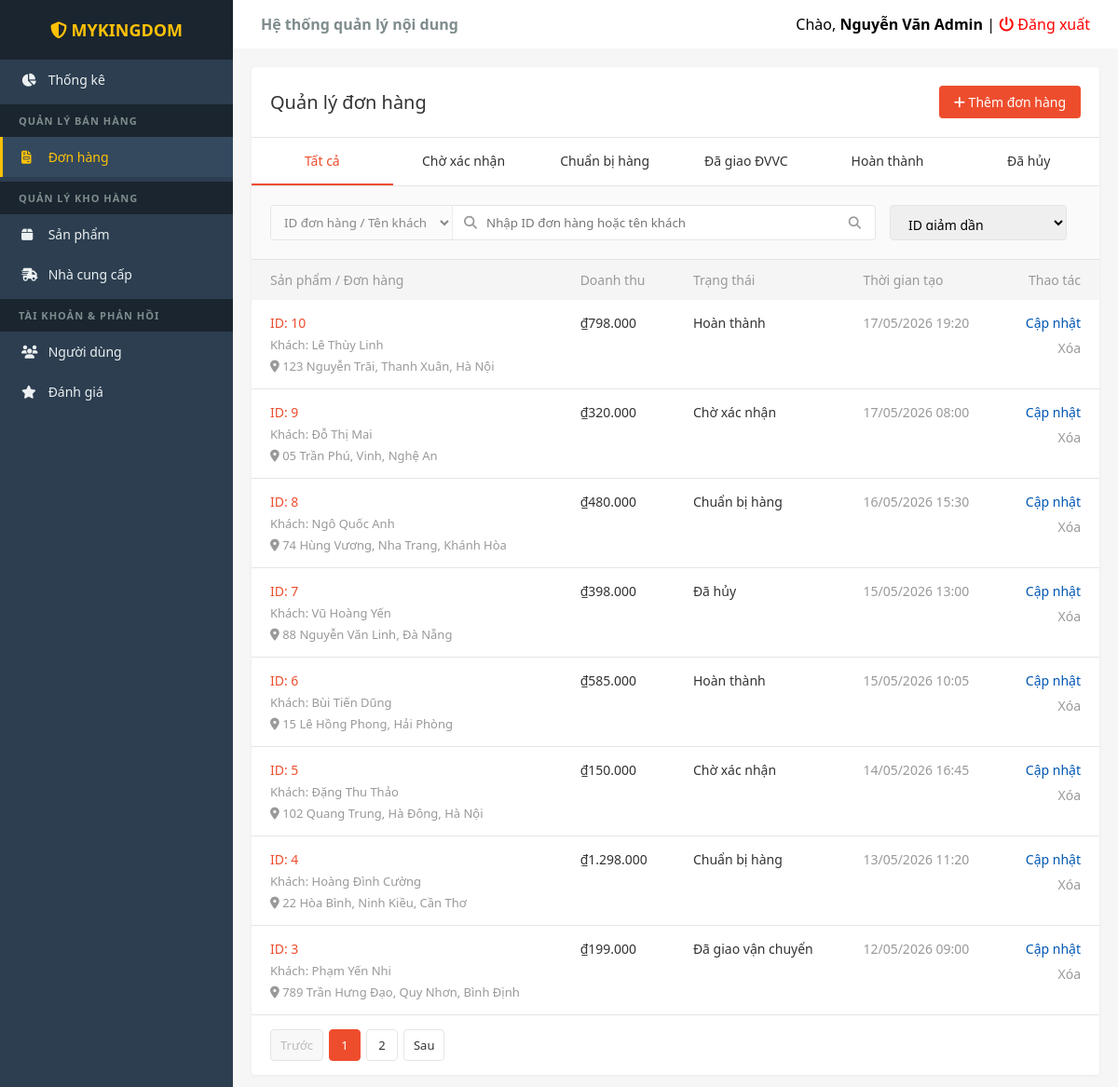
Before: /admin/index.php?page=orders (signed in) with the older database file.
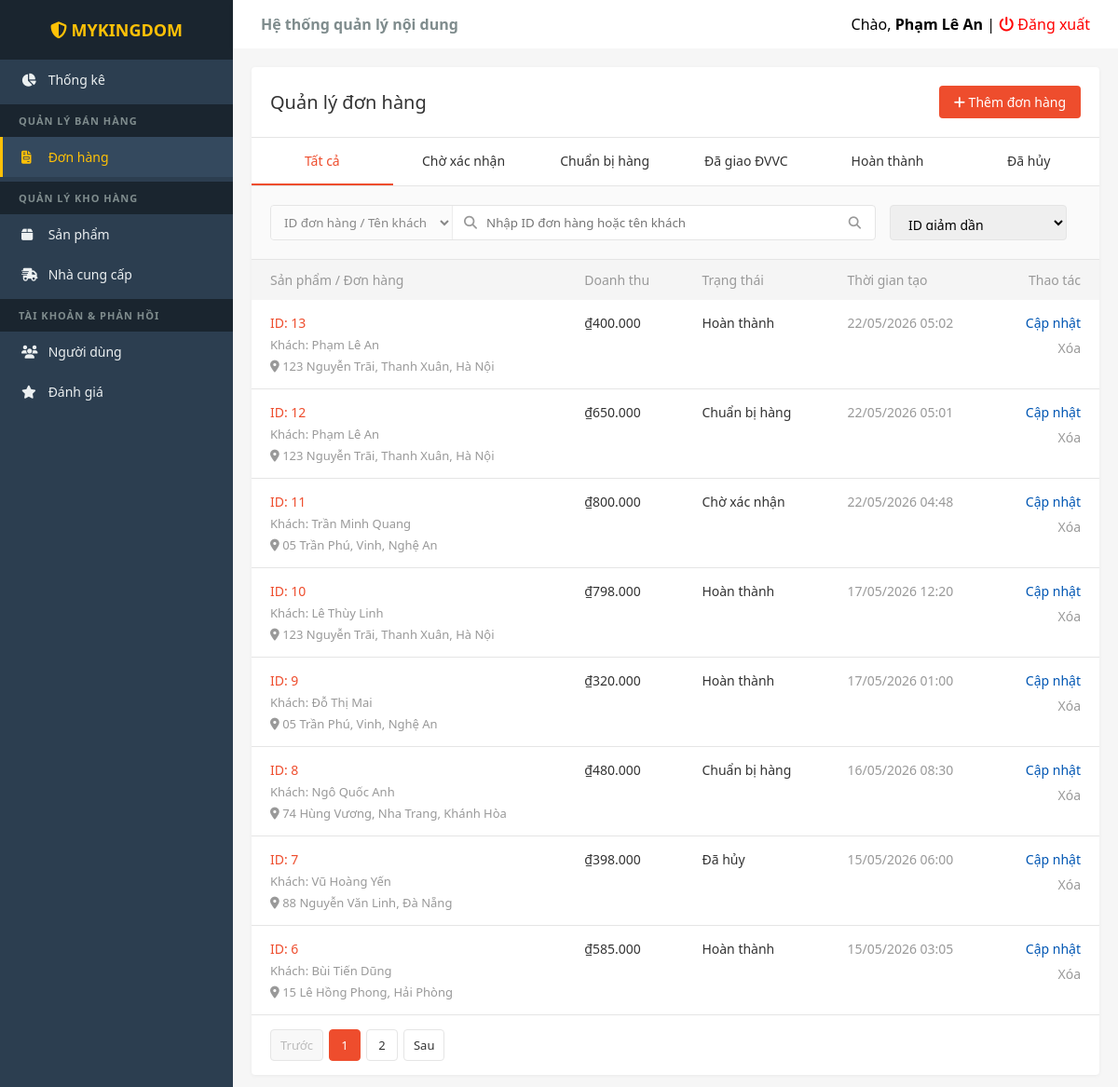
After: the same page with the newer database file.
### tables this page shows
CREATE TABLE `orders` (
  `id` int(11) NOT NULL,
  `user_id` int(11) DEFAULT NULL,
  `customer_name` varchar(255) DEFAULT NULL,
  `total_price` decimal(10,2) NOT NULL,
  `status` varchar(50) NOT NULL DEFAULT 'pending',
  `payment_status` varchar(50) DEFAULT 'Chưa thanh toán',
  `source` varchar(50) DEFAULT 'Website',
  `shipping_address` text NOT NULL,
  `created_at` timestamp NOT NULL DEFAULT current_timestamp(),
  `shipping_rating` int(11) DEFAULT NULL,
  `shipping_feedback` text DEFAULT NULL
);

CREATE TABLE `users` (
  `id` int(11) NOT NULL,
  `fullname` varchar(255) NOT NULL,
  `email` varchar(255) NOT NULL,
  `password` varchar(255) NOT NULL,
  `phone` varchar(15) DEFAULT NULL,
  `role` varchar(20) NOT NULL DEFAULT 'customer'
);

### admin/orders.php (the view, shortened to what the changed rows need)
<?php
$action = isset($_GET['action']) ? $_GET['action'] : 'list';
?>
<div class="sp-container">
<?php
if ($action === 'add'):
?>
    <div class="sp-card" style="max-width: 600px; margin: 0 auto;">
        <div class="sp-header">
            <h2>Tạo đơn hàng thủ công</h2>
        </div>
        <div style="padding: 20px;">
            <form action="index.php?page=orders" method="POST">
                <input type="hidden" name="create_order" value="1">
                <div class="sp-form-group">
                    <label>Khách hàng mua</label>
                    <input type="text" name="customer_name" class="sp-form-control" placeholder="Nhập tên khách hàng..." required>
                </div>
                <div class="sp-form-group">
                    <label>Doanh thu đơn hàng (VNĐ)</label>
                    <input type="number" name="total_price" class="sp-form-control" placeholder="0" required>
                </div>
                <div class="sp-form-group">
                    <label>Địa chỉ giao hàng</label>
                    <input type="text" name="shipping_address" class="sp-form-control" required>
                </div>
                <div class="sp-form-group">
                    <label>Trạng thái</label>
                    <select name="status" class="sp-form-control">
                        <option value="pending">Chờ xác nhận</option>
                        <option value="processing">Chuẩn bị hàng</option>
                        <option value="shipped">Đã giao vận chuyển</option>
                        <option value="completed">Hoàn thành</option>
                    </select>
                </div>
                <div style="text-align: right; margin-top: 30px;">
                    <a href="index.php?page=orders" class="btn-sp-outline" style="margin-right: 10px;">Hủy</a>
                    <button type="submit" class="btn-sp-primary">Lưu đơn hàng</button>
                </div>
            </form>
        </div>
    </div>
<?php
else:
    $filter_status = isset($_GET['status_filter']) ? $_GET['status_filter'] : 'all';
    $search_kw = isset($_GET['search']) ? trim($_GET['search']) : '';
    $sort = isset($_GET['sort']) ? $_GET['sort'] : 'desc';
    $sort_sql = ($sort === 'asc') ? 'ASC' : 'DESC';
    $limit = 8;
    $current_page = isset($_GET['p']) ? (int)$_GET['p'] : 1;
    $offset = ($current_page - 1) * $limit;
    $where = "1=1";
    $params = [];
    $count_sql = "SELECT COUNT(*)
                  FROM orders o
                  LEFT JOIN users u ON o.user_id = u.id
                  WHERE $where";
    $count_stmt = $pdo->prepare($count_sql);
    $count_stmt->execute($params);
    $total_orders = (int)$count_stmt->fetchColumn();
    $total_pages = (int)ceil($total_orders / $limit);
    $sql = "SELECT o.*, u.fullname
            FROM orders o
            LEFT JOIN users u ON o.user_id = u.id
            WHERE $where
            ORDER BY o.id $sort_sql
            LIMIT $limit OFFSET $offset";
    $stmt = $pdo->prepare($sql);
    $stmt->execute($params);
    $orders = $stmt->fetchAll();
?>
    <div class="sp-card">
        <div class="sp-header">
            <h2>Quản lý đơn hàng</h2>
        </div>
        <table class="sp-table">
            <thead>
                <tr>
                    <th>Sản phẩm / Đơn hàng</th>
                    <th>Doanh thu</th>
                    <th>Trạng thái</th>
                    <th>Thời gian tạo</th>
                    <th style="text-align: right;">Thao tác</th>
                </tr>
            </thead>
            <tbody>
                <?php if (count($orders) > 0): ?>
                    <?php foreach ($orders as $o): ?>
                        <tr>
                            <td>
                                <div style="font-weight: 500; color: var(--shopee-red); margin-bottom: 5px;">
                                    ID: <?= htmlspecialchars($o['id']) ?>
                                </div>
                                <div style="color: var(--text-muted); font-size: 13px;">
                                    Khách:
                                    <?php
                                        $hien_thi_ten = !empty($o['customer_name'])
                                            ? $o['customer_name']
                                            : ($o['fullname'] ?? 'Khách lẻ');
                                        echo htmlspecialchars($hien_thi_ten);
                                    ?>
                                </div>
                                <div style="color: var(--text-muted); font-size: 13px; margin-top: 5px;">
                                    <i class="fa-solid fa-location-dot"></i>
                                    <?= htmlspecialchars($o['shipping_address'] ?? '') ?>
                                </div>
                            </td>
                            <td style="color: var(--text-main); font-weight: 500;">
                                ₫<?= number_format((float)$o['total_price'], 0, ',', '.') ?>
                            </td>
                            <td>
                                <?php
                                    $status_text = '';
                                    if ($o['status'] == 'pending') {
                                        $status_text = 'Chờ xác nhận';
                                    } elseif ($o['status'] == 'processing') {
                                        $status_text = 'Chuẩn bị hàng';
                                    } elseif ($o['status'] == 'shipped') {
                                        $status_text = 'Đã giao vận chuyển';
                                    } elseif ($o['status'] == 'completed') {
                                        $status_text = 'Hoàn thành';
                                    } elseif ($o['status'] == 'cancelled') {
                                        $status_text = 'Đã hủy';
                                    } else {
                                        $status_text = 'Không xác định';
                                    }
                                    echo "<span>" . htmlspecialchars($status_text) . "</span>";
                                ?>
                            </td>
                            <td style="color: var(--text-muted);">
                                <?php
                                    if (!empty($o['created_at'])) {
                                        echo date('d/m/Y H:i', strtotime($o['created_at']));
                                    } else {
                                        echo '—';
                                    }
                                ?>
                            </td>
                            <td style="text-align: right;">
                                <a href="index.php?page=orders&action=edit&id=<?= urlencode($o['id']) ?>" style="color: #0056b3; text-decoration: none; display: block; margin-bottom: 8px;">
                                    Cập nhật
                                </a>
                                <a href="index.php?page=orders&action=delete&id=<?= urlencode($o['id']) ?>" onclick="return confirm('Bạn có chắc chắn muốn xóa?');" style="color: var(--text-muted); text-decoration: none;">
                                    Xóa
                                </a>
                            </td>
                        </tr>
                    <?php endforeach; ?>
                <?php endif; ?>
            </tbody>
        </table>
        <?php
            $query_base = "index.php?page=orders"
                . "&status_filter=" . urlencode($filter_status)
                . "&search=" . urlencode($search_kw)
                . "&sort=" . urlencode($sort);
        ?>
        <div class="sp-pagination">
            <div class="sp-page-links">
                <a class="sp-page-link <?= $current_page <= 1 ? 'disabled' : '' ?>"
                   href="<?= $query_base ?>&p=<?= $current_page - 1 ?>">
                    Trước
                </a>
                <?php for ($i = 1; $i <= $total_pages; $i++): ?>
                    <a class="sp-page-link <?= $i == $current_page ? 'active' : '' ?>"
                       href="<?= $query_base ?>&p=<?= $i ?>">
                        <?= $i ?>
                    </a>
                <?php endfor; ?>
                <a class="sp-page-link <?= $current_page >= $total_pages ? 'disabled' : '' ?>"
                   href="<?= $query_base ?>&p=<?= $current_page + 1 ?>">
                    Sau
                </a>
            </div>
        </div>
    </div>
<?php endif; ?>
</div>

### admin/index.php (shortened to what the changed rows need)
<?php
$page = isset($_GET['page']) ? $_GET['page'] : 'dashboard';
?>
<!DOCTYPE html>
<html lang="vi">
<head>
    <link rel="stylesheet" href="https://cdnjs.cloudflare.com/ajax/libs/font-awesome/6.4.0/css/all.min.css">
</head>
<body>
    <div class="main">
        <div class="topbar">
            <span>Chào, <b><?= htmlspecialchars($_SESSION['admin_user']) ?></b> | <a href="index.php?action=logout" style="color: red; text-decoration: none;"><i class="fa-solid fa-power-off"></i> Đăng xuất</a></span>
        </div>
        <div class="content">
            <?php
            if (file_exists("{$page}.php")) { include "{$page}.php"; }
            else { echo "<h3>Đang phát triển tính năng này...</h3>"; }
            ?>
        </div>
    </div>
</body>
</html>

Changed rows visible on the page:
no longer on this page (row edited): orders: id "5", user.fullname "Đặng Thu Thảo", shipping_address "102 Quang Trung, Hà Đông, Hà Nội", total_price "150.000", status "Chờ xác nhận", created_at "14/05/2026 16:45"
no longer on this page (row edited): orders: id "4", user.fullname "Hoàng Đình Cường", shipping_address "22 Hòa Bình, Ninh Kiều, Cần Thơ", total_price "1.298.000", status "Chuẩn bị hàng", created_at "13/05/2026 11:20"
no longer on this page (row edited): orders: id "3", user.fullname "Phạm Yến Nhi", shipping_address "789 Trần Hưng Đạo, Quy Nhơn, Bình Định", total_price "199.000", status "Đã giao vận chuyển", created_at "12/05/2026 09:00"
added orders: id "13", customer_name "Phạm Lê An", shipping_address "123 Nguyễn Trãi, Thanh Xuân, Hà Nội", total_price "400.000", status "Hoàn thành", created_at "22/05/2026 05:02"
added orders: id "12", customer_name "Phạm Lê An", shipping_address "123 Nguyễn Trãi, Thanh Xuân, Hà Nội", total_price "650.000", status "Chuẩn bị hàng", created_at "22/05/2026 05:01"
added orders: id "11", user.fullname "Trần Minh Quang", shipping_address "05 Trần Phú, Vinh, Nghệ An", total_price "800.000", status "Chờ xác nhận", created_at "22/05/2026 04:48"
changed orders "Lê Thùy Linh": created_at "17/05/2026 19:20" → "17/05/2026 12:20"
changed orders "Đỗ Thị Mai": status "Chờ xác nhận" → "Hoàn thành"; created_at "17/05/2026 08:00" → "17/05/2026 01:00"
changed orders "74 Hùng Vương, Nha Trang, Khánh Hòa": created_at "16/05/2026 15:30" → "16/05/2026 08:30"
changed orders "Đã hủy": created_at "15/05/2026 13:00" → "15/05/2026 06:00"
changed orders "15 Lê Hồng Phong, Hải Phòng": created_at "15/05/2026 10:05" → "15/05/2026 03:05"
Other visible differences:
$_SESSION['admin_user']: "Nguyễn Văn Admin" → "Phạm Lê An"
